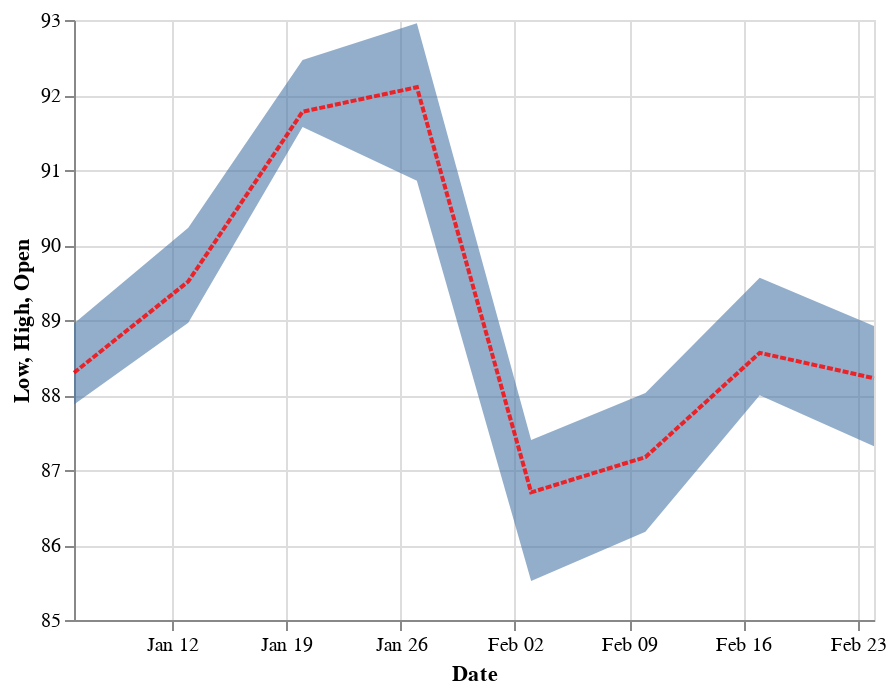

Write notebook code for a chart like this one.
### Markdown cell above
Neat.  Let's zoom in a bit and check out what it looks like.

### Code cell
df_resampled = df.set_index("Date").resample("W-MON").mean()
df_resampled_trimmed = df_resampled.iloc[:8, :]

chart_highlow = (
    alt.Chart(df_resampled_trimmed.reset_index())
    .mark_area(opacity=0.6)
    .encode(
        x="Date:T", y=alt.Y("Low:Q", scale=alt.Scale(zero=False)), y2=alt.Y2("High:Q")
    )
)

chart_opening = (
    alt.Chart(df_resampled_trimmed.reset_index())
    .mark_line(opacity=0.8, strokeDash=[3, 1])
    .encode(
        x="Date:T",
        y=alt.Y("Open:Q", scale=alt.Scale(zero=False)),
        color=alt.value("red"),
    )
)

alt.layer(chart_highlow, chart_opening)

### Figure 1 — Vega-Lite specification as saved in the notebook (floating-point values rounded to 4 significant figures)
{"config": {"view": {"continuousWidth": 400, "continuousHeight": 300}}, "layer": [{"data": {"name": "data-1f8cc90937ba50ff3e716189679fe229"}, "mark": {"type": "area", "opacity": 0.6}, "encoding": {"x": {"field": "Date", "type": "temporal"}, "y": {"field": "Low", "scale": {"zero": false}, "type": "quantitative"}, "y2": {"field": "High"}}}, {"data": {"name": "data-1f8cc90937ba50ff3e716189679fe229"}, "mark": {"type": "line", "opacity": 0.8, "strokeDash": [3, 1]}, "encoding": {"color": {"value": "red"}, "x": {"field": "Date", "type": "temporal"}, "y": {"field": "Open", "scale": {"zero": false}, "type": "quantitative"}}}], "$schema": "https://vega.github.io/schema/vega-lite/v4.17.0.json", "datasets": {"data-1f8cc90937ba50ff3e716189679fe229": [{"Date": "2020-01-06T00:00:00", "Open": 88.3, "High": 88.95, "Low": 87.87}, {"Date": "2020-01-13T00:00:00", "Open": 89.51, "High": 90.23, "Low": 88.96}, {"Date": "2020-01-20T00:00:00", "Open": 91.78, "High": 92.47, "Low": 91.57}, {"Date": "2020-01-27T00:00:00", "Open": 92.1, "High": 92.96, "Low": 90.86}, {"Date": "2020-02-03T00:00:00", "Open": 86.7, "High": 87.4, "Low": 85.52}, {"Date": "2020-02-10T00:00:00", "Open": 87.17, "High": 88.03, "Low": 86.18}, {"Date": "2020-02-17T00:00:00", "Open": 88.56, "High": 89.56, "Low": 88.0}, {"Date": "2020-02-24T00:00:00", "Open": 88.22, "High": 88.92, "Low": 87.32}]}}
